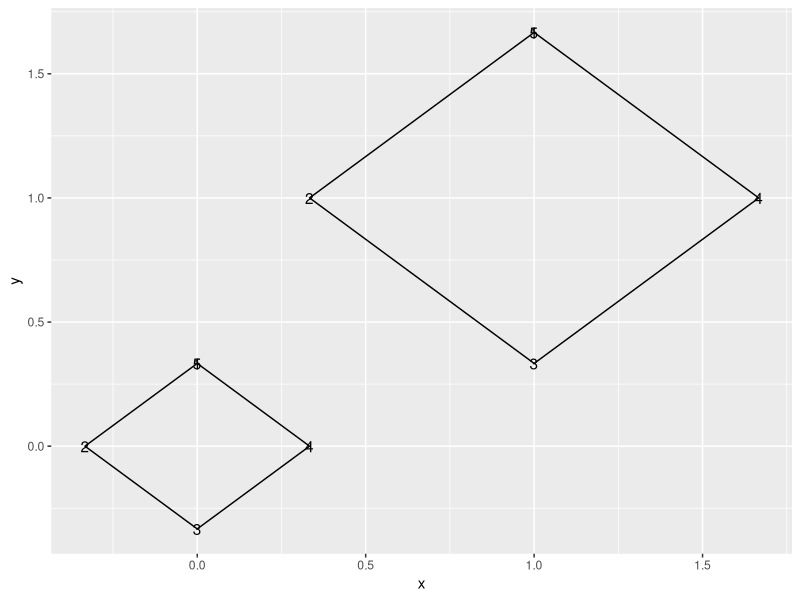
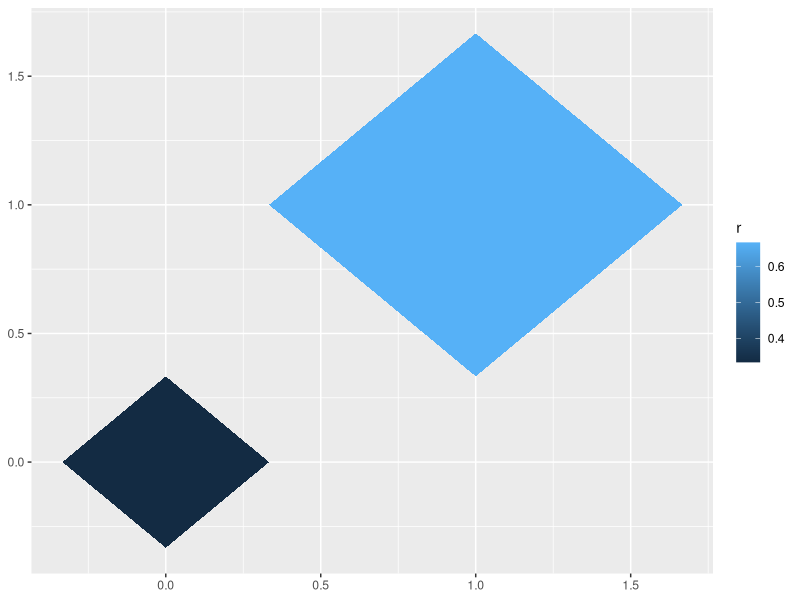
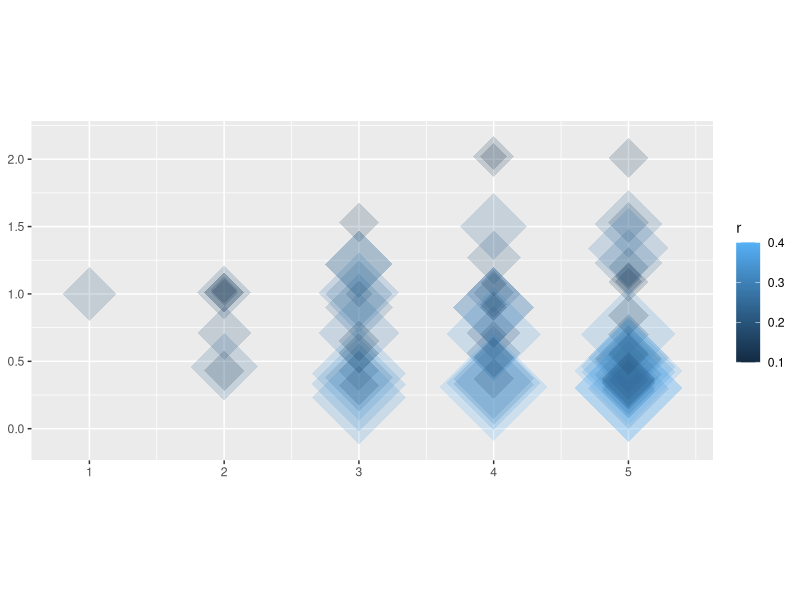
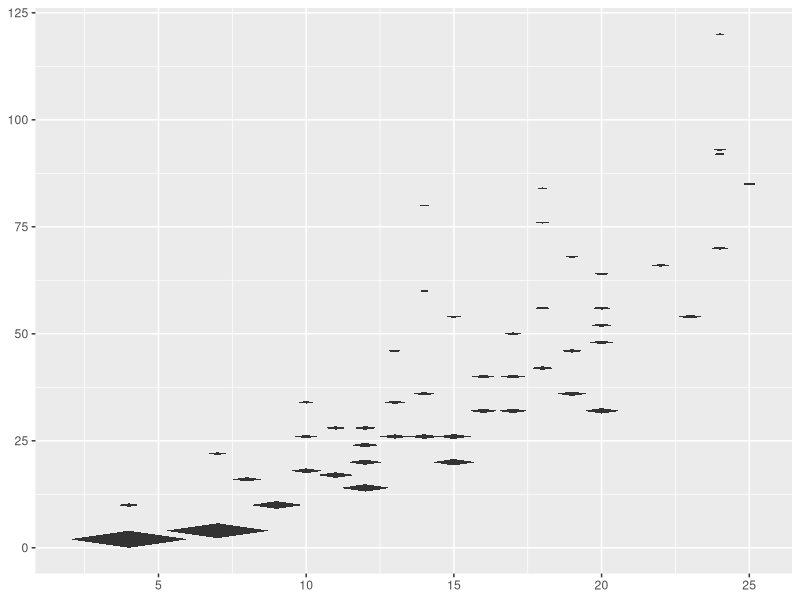
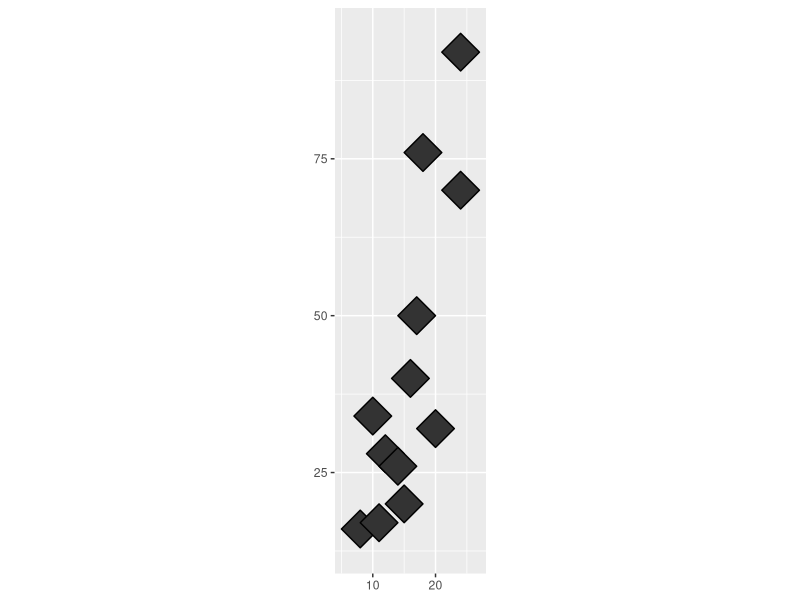
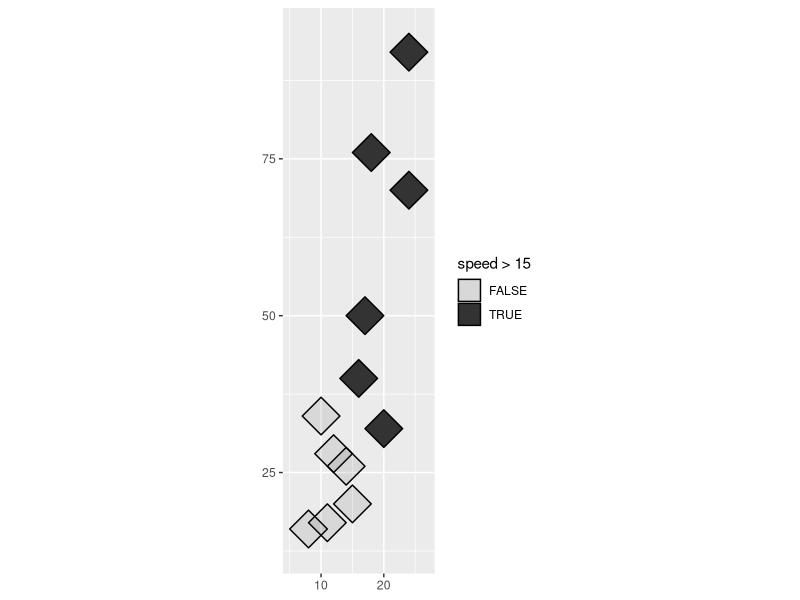
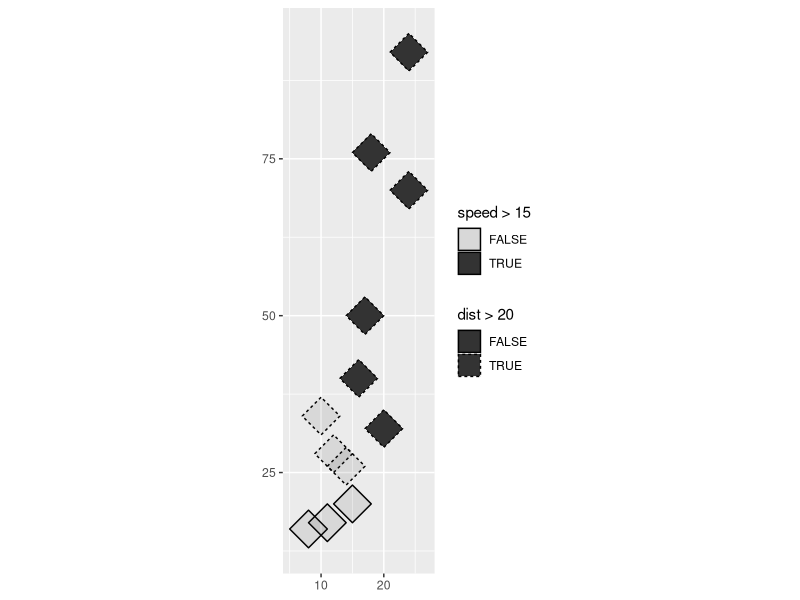
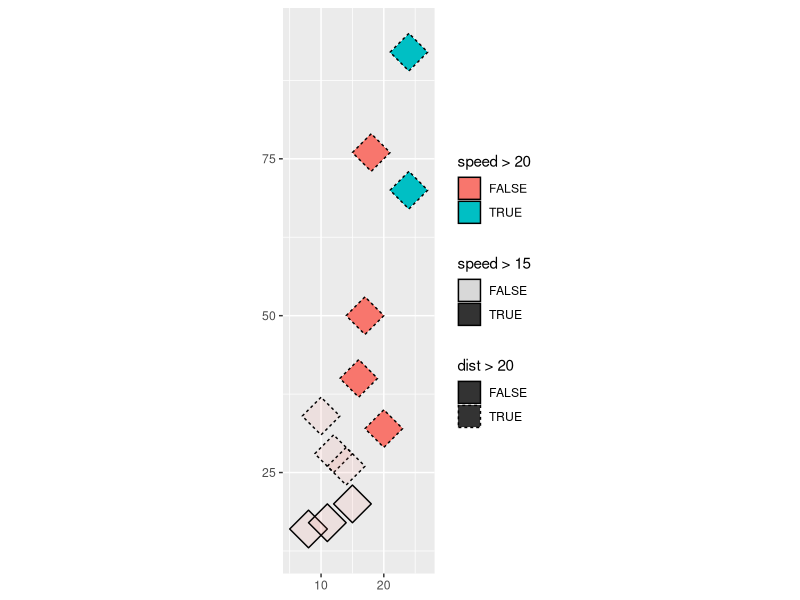

Write the R code that produced these figures, in order.
## ---- chunk 1
knitr::opts_chunk$set(echo = TRUE)
options(tidyverse.quiet = TRUE)
## ---- chunk 2
library(tidyverse)

data.frame(x0 = 0:1, y0 = 0:1, r = 1:2/3) %>% 
  mutate(join = 1) %>% 
  mutate(group = row_number()) %>% 
  left_join(tibble(z = 1:5, join = 1)) %>% 
  mutate(around = 2*pi*z/max(z-1)) %>% 
  mutate(x = x0 + cos(around)*r,
         y = y0 + sin(around)*r) %>% 
  ggplot() + 
  aes(x, y, label = z) +
  geom_text() +
  geom_path(aes(group = group))
## ---- chunk 3
compute_panel_equilateral <- function(data, scales, n = 4){
  
  data %>% 
    mutate(join = 1, 
           group = row_number()) %>% 
  left_join(tibble(z = 1:(n + 1), join = 1)) %>% 
  mutate(around = 2*pi*z/max(z-1)) %>% 
  mutate(x = x0 + cos(around)*r,
         y = y0 + sin(around)*r) 
  
}

tibble(x0 = 1:2, y0 = 1:2, r = 1 ) %>% 
  compute_panel_equilateral()


## ---- chunk 4
StatEquilateral <- ggproto(`_class` = "StatAround", 
                      `_inherit` = ggplot2::Stat,
                      compute_panel = compute_panel_equilateral,
                      required_aes = c("x0", "y0", "r")#,
                      # default_aes = aes(group = row)
                      )
## ---- chunk 5
geom_equilateral <- function(
  mapping = NULL,
  data = NULL,
  position = "identity",
  na.rm = FALSE,
  show.legend = NA,
  inherit.aes = TRUE, ...) {
  ggplot2::layer(
    stat = StatEquilateral,  # proto object from Step 2
    geom = ggplot2::GeomPolygon,  # inherit other behavior
    data = data,
    mapping = mapping,
    position = position,
    show.legend = show.legend,
    inherit.aes = inherit.aes,
    params = list(na.rm = na.rm, ...)
  )
}
## ---- chunk 6
data.frame(x0 = 0:1, y0 = 0:1, r = 1:2/3) %>% 
  ggplot() + 
  aes(x0 = x0, y0 = y0, r = r) + 
  geom_equilateral() + 
  aes(fill = r)

diamonds %>% 
  slice_sample(n = 80) %>% 
  ggplot() + 
  aes(x0 = cut %>% as.numeric, y0 = carat  , r = clarity %>% as.numeric()/20) + 
  geom_equilateral(alpha = .2) + 
  aes(fill = after_stat(r)) +
  coord_equal()


cars %>% 
  ggplot() + 
  aes(x0 = speed, y0 = dist, r = speed/dist) + 
  geom_equilateral()
  

cars %>% 
  sample_n(12) %>%  
  ggplot() + 
  aes(x0 = speed, y0 = dist, r = 3) + 
  geom_equilateral(color = "black") +
  coord_equal()

last_plot() + 
  aes(alpha = speed > 15)



last_plot() + 
  aes(linetype = dist > 20)


last_plot() + 
  aes(fill = speed > 20)


layer_data()

last_plot() + 
  facet_wrap(~ dist > 40)


